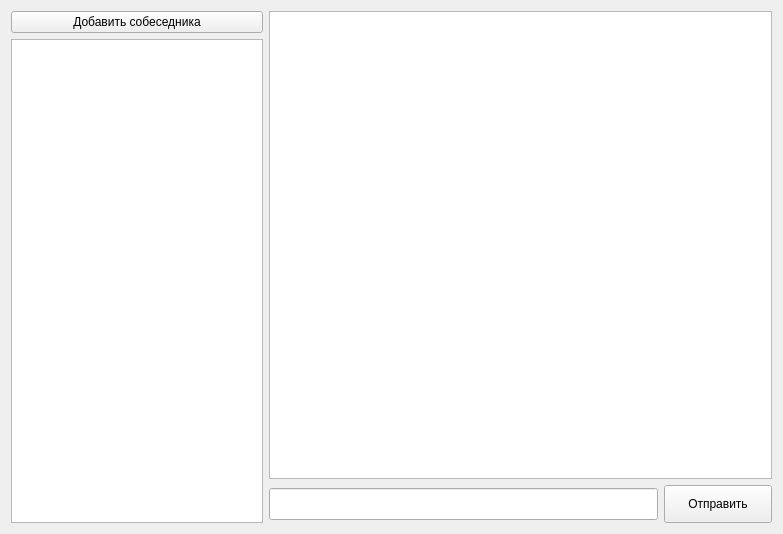
<?xml version="1.0" encoding="UTF-8"?>
<ui version="4.0">
 <class>MainWindow</class>
 <widget class="QMainWindow" name="MainWindow">
  <property name="geometry">
   <rect>
    <x>0</x>
    <y>0</y>
    <width>783</width>
    <height>534</height>
   </rect>
  </property>
  <property name="windowTitle">
   <string>MainWindow</string>
  </property>
  <widget class="QWidget" name="centralWidget">
   <layout class="QHBoxLayout" name="horizontalLayout_2">
    <item>
     <layout class="QVBoxLayout" name="verticalLayout_3">
      <item>
       <widget class="QPushButton" name="addUserBtn">
        <property name="sizePolicy">
         <sizepolicy hsizetype="Fixed" vsizetype="Fixed">
          <horstretch>0</horstretch>
          <verstretch>0</verstretch>
         </sizepolicy>
        </property>
        <property name="maximumSize">
         <size>
          <width>254</width>
          <height>16777215</height>
         </size>
        </property>
        <property name="text">
         <string>Добавить собеседника</string>
        </property>
       </widget>
      </item>
      <item>
       <widget class="QListWidget" name="ConversationList">
        <property name="styleSheet">
         <string notr="true">max-width: 250px;</string>
        </property>
       </widget>
      </item>
     </layout>
    </item>
    <item>
     <layout class="QVBoxLayout" name="verticalLayout">
      <item>
       <widget class="QTextBrowser" name="textBrowser"/>
      </item>
      <item>
       <layout class="QHBoxLayout" name="horizontalLayout">
        <item>
         <widget class="QLineEdit" name="MessageEdit">
          <property name="styleSheet">
           <string notr="true">height: 20px;
padding: 5px;</string>
          </property>
         </widget>
        </item>
        <item>
         <widget class="QPushButton" name="SendButton">
          <property name="styleSheet">
           <string notr="true">height: 30px;
width: 100px;</string>
          </property>
          <property name="text">
           <string>Отправить</string>
          </property>
         </widget>
        </item>
       </layout>
      </item>
     </layout>
    </item>
   </layout>
  </widget>
 </widget>
 <layoutdefault spacing="6" margin="11"/>
 <resources/>
 <connections/>
</ui>
